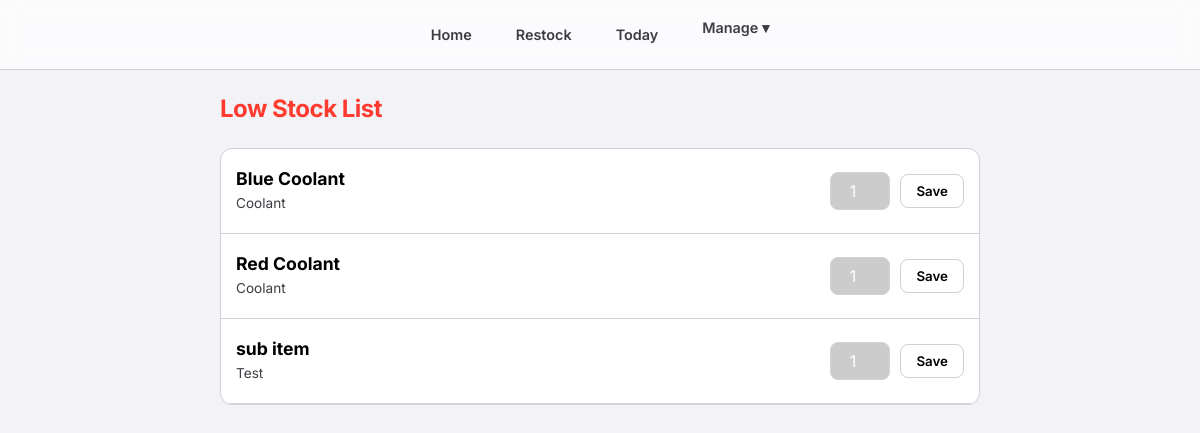
Before: /stock/low/ (signed in) with the older database file.
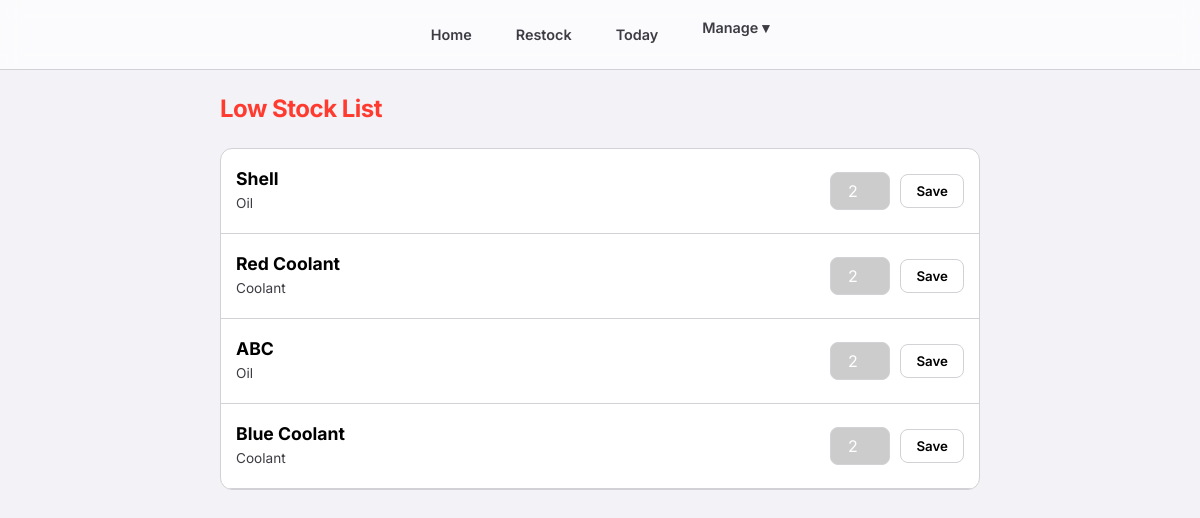
After: the same page with the newer database file.
### consumables/models.py (models this page shows, shortened)
class Item(models.Model):
    category = models.ForeignKey(Category, related_name='items', on_delete=models.CASCADE)
    subcategory = models.ForeignKey(SubCategory, related_name='items', on_delete=models.SET_NULL, null=True, blank=True)
    name = models.CharField(max_length=200)
    average_stock = models.IntegerField(default=0, help_text="Ideal stock level for calculation")
    current_stock = models.IntegerField(default=0)
    usage_count = models.IntegerField(default=0, help_text="Cached popularity score (frequency of use)")
    score = models.IntegerField(default=1, help_text="Credits earned per unit taken")
    class Meta:
        constraints = [
            models.UniqueConstraint(
                fields=['category', 'name'],
                condition=models.Q(subcategory__isnull=True),
                name='unique_direct_item_idx'
            ),
            models.UniqueConstraint(
                fields=['subcategory', 'name'],
                name='unique_subcategory_item_idx'
            )
        ]
        ordering = ['-usage_count', 'name']

class Category(models.Model):
    name = models.CharField(max_length=100)
    class Meta:
        verbose_name_plural = "Categories"

### consumables/views.py (the view)
# urls.py: path('stock/low/', views.low_stock_list, name='low_stock_list'),
@login_required
def low_stock_list(request):
    low_stock_items = Item.objects.filter(
        average_stock__gt=0
    ).filter(
        Q(current_stock__lte=0) |
        Q(current_stock__lt=F('average_stock') * 0.25)
    ).order_by('-usage_count', 'name')
    return render(request, 'consumables/low_stock_list.html', {'items': low_stock_items})

### consumables/templates/consumables/low_stock_list.html (shortened to what this page needs)
{% extends 'consumables/base.html' %}
{% block content %}
<h2 style="margin-bottom: 20px; color: var(--accent-red);">Low Stock List</h2>
{% if items %}
<div style="background: var(--card-bg); border-radius: 12px; border: 1px solid var(--border-color); overflow: hidden;">
    {% for item in items %}
    <form method="post" action="{% url 'update_stock' item.id %}"
        style="padding: 15px; border-bottom: 1px solid var(--border-color); display: flex; justify-content: space-between; align-items: center; background: {% if item.current_stock <= 0 %}rgba(255, 59, 48, 0.05){% endif %};">
        <div style="flex-grow: 1; margin-right: 15px; min-width: 0;">
            <div class="expandable-name" onclick="this.classList.toggle('expanded')">{{ item.name }}</div>
            <div style="font-size: 0.85rem; color: var(--text-secondary); margin-top: 4px;">{{ item.category.name }}
            </div>
        </div>
        <div style="display: flex; gap: 10px; align-items: center;">
            <div style="text-align: right; width: 60px;">
                <input type="number" name="current_stock" value="{{ item.current_stock }}"
                    style="width: 100%; padding: 8px; border-radius: 8px; border: 1px solid var(--border-color); background: rgba(0,0,0,0.2); color: white; text-align: center; font-size: 1rem;">
            </div>
            <button type="submit" class="btn"
                style="padding: 8px 15px; background: var(--bg-secondary); border: 1px solid var(--border-color); border-radius: 8px; color: var(--text-primary);">
                Save
            </button>
        </div>
    </form>
    {% endfor %}
</div>
{% else %}
<p style="text-align: center; color: var(--text-secondary); margin-top: 50px;">Great! No items are currently low on
    stock.</p>
{% endif %}
{% endblock %}

Changed rows visible on the page:
removed Item: name "sub item", category.name "Test", current_stock "1"
added Item: name "Shell", category.name "Oil", current_stock "2"
changed Item "Red Coolant": current_stock "1" → "2"; moves up the list
added Item: name "ABC", category.name "Oil", current_stock "2"
changed Item "Blue Coolant": current_stock "1" → "2"
